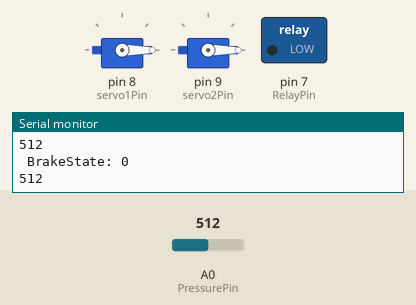
Simulated run of this sketch. Board: Arduino Uno, built with avr-gcc and run on an emulated ATmega328P. On the bench: 2 × servo, switched loads named in the sketch (green lamp = pin HIGH), the last lines printed to the serial monitor. The test bench sets the inputs (shaded band); at power-on: A0 (PressurePin) = 512.

Above: at 1.2 s.
1.3 s: A0 (PressurePin) set to 108
2.8 s: A0 (PressurePin) set to 91
At 2.89 s:
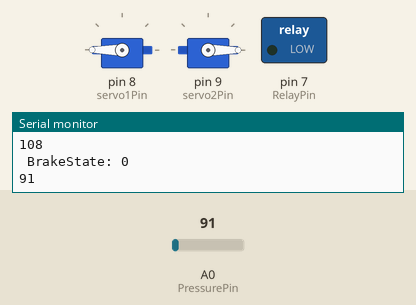
At 3.8 s:
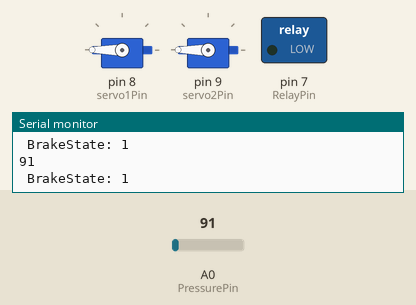
4.4 s: A0 (PressurePin) set to 1023
At 4.48 s:
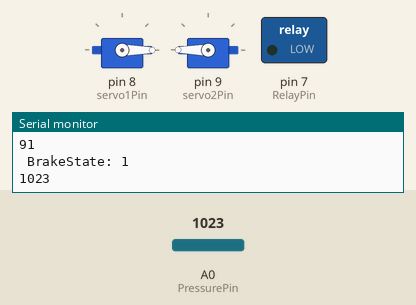
Timing chart, 0 to 7.4 s (numbered marks = the images above; inputs shaded):
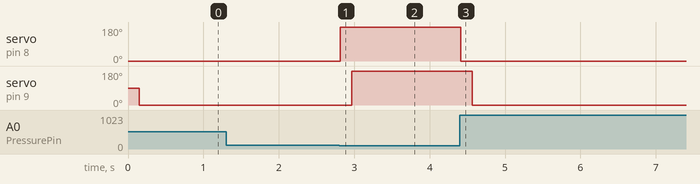

The sketch:

Final_Program.ino
```cpp
#include <Servo.h>

// This program was the final version that was used to receive a signal from a pressure sensor
// and output a signal to two servos to engage two mechanical lock, which would then hold the cables
// and the weight in place.

// All members of the group (myself [James Brooks], Trenton Choate, Robert Strange, and Trevor Sallee)
// contributed to testing and developing this code.


// Setup
int PressurePin = A0;
int force;
boolean brakeState = true; //false should mean not active, true means brake is being used
Servo servo1; // Establishing variables
Servo servo2;
int pos = 0;
int servo1Pin = 8; // Establishing pins to be used by the Arduino
int servo2Pin = 9;
int RelayPin = 7;

void setup()
{
  pinMode(RelayPin, OUTPUT);
  servo1.attach(servo1Pin);
  servo2.attach(servo2Pin);
  Serial.begin(9600);
}

// Main
void loop()
{
  force = analogRead(PressurePin); // detects a signal when the pressure pad is pressed
  Serial.println(force);

  if(force < 100 && brakeState == false) // when the pressure pad is released and the brake is not engaged,
                                         // engage the lock to catch the weight
  {

    for (pos = 0; pos <= 180; pos += 20) // goes from 0 degrees to 180 degrees
    {
    // in steps of 1 degree
    servo1.write(180);              // tell first servo to go to position in variable 'pos'
    delay(15);                       // waits 15ms for the servo to reach the position
    //Need to test if these value are correct for each SERVO, or if need to be switched around.
    }
    for (pos = 180; pos >= 0; pos -= 20)  // goes from 180 degrees to 0 degrees
    {
    servo2.write(180);              // tell second servo to go to position in variable 'pos'
    delay(15);                       // waits 15ms for the servo to reach the position
    //Need to test if these value are correct for each SERVO, or if need to be switched around.
    }

    brakeState = true;
  }

  else if(force >= 100 && brakeState == true) // if the pressure pad is pressed again when the brake is engaged,
                                              // the weight lifter is ready, disengage the lock.
  {
    for (pos = 0; pos <= 180; pos += 20) // goes from 0 degrees to 180 degrees
    {
    // in steps of 1 degree
    servo1.write(0);              // tell first servo to go to position in variable 'pos'
    delay(15);                       // waits 15ms for the servo to reach the position
    //Need to test if these value are correct for each SERVO, or if need to be switched around.
    }

    for (pos = 180; pos >= 0; pos -= 20)  // goes from 180 degrees to 0 degrees
    {
    servo2.write(0);              // tell second servo to go to position in variable 'pos'
    delay(15);                       // waits 15ms for the servo to reach the position
    //Need to test if these value are correct for each SERVO, or if need to be switched around.
    }

    brakeState = false;
  }
    else
      //Do nothing, because brake is already in not used state, don't want to potentially mess up servo
  Serial.print(" BrakeState: ");
  Serial.println(brakeState);
}
```

Measured:
- the behaviour switches between 100 and 99 on A0 (PressurePin) (found by bisection; images 0 and 1)
- after the input at 2.8 s, servo on pin 8 (servo1Pin): 0° → 180° at once; servo on pin 9 (servo2Pin): 0° → 180° after 0.17 s
- after the input at 4.4 s, servo on pin 8 (servo1Pin): 180° → 0° at once; servo on pin 9 (servo2Pin): 180° → 0° after 0.16 s
